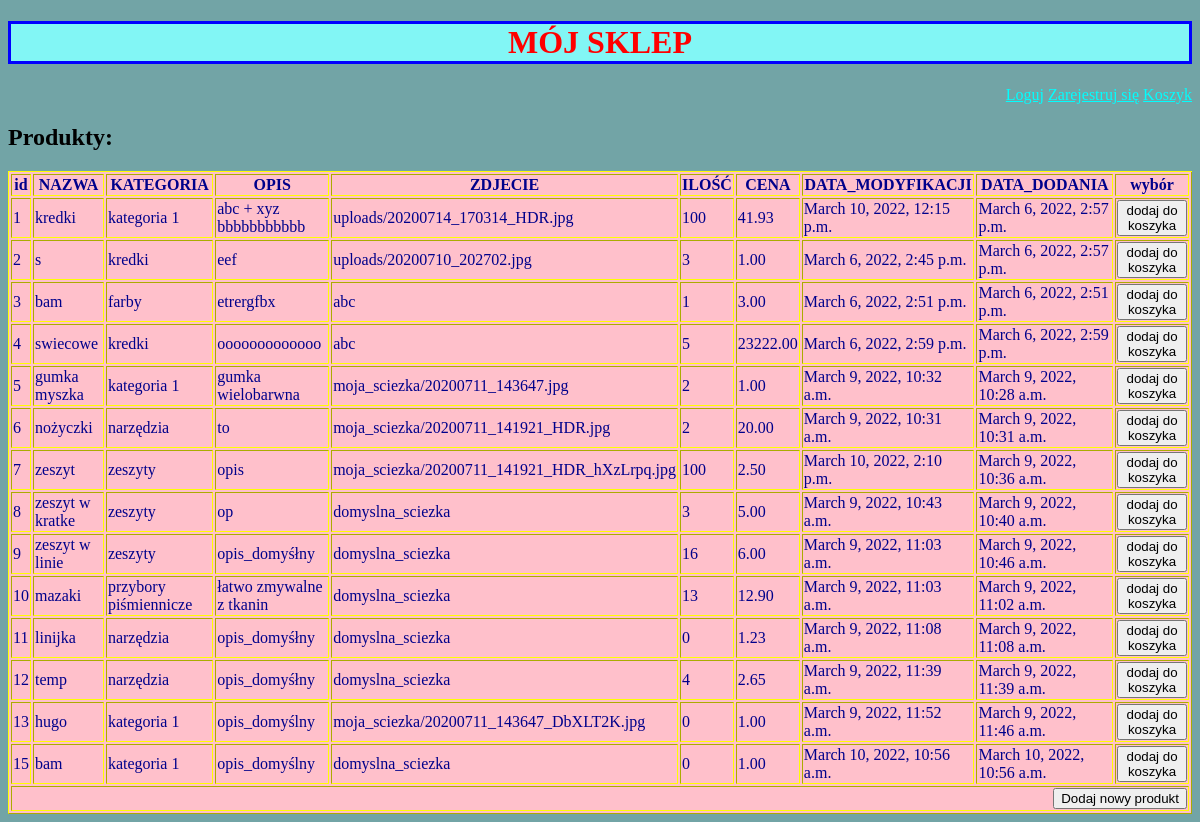
The app's page /produkt/, older data.
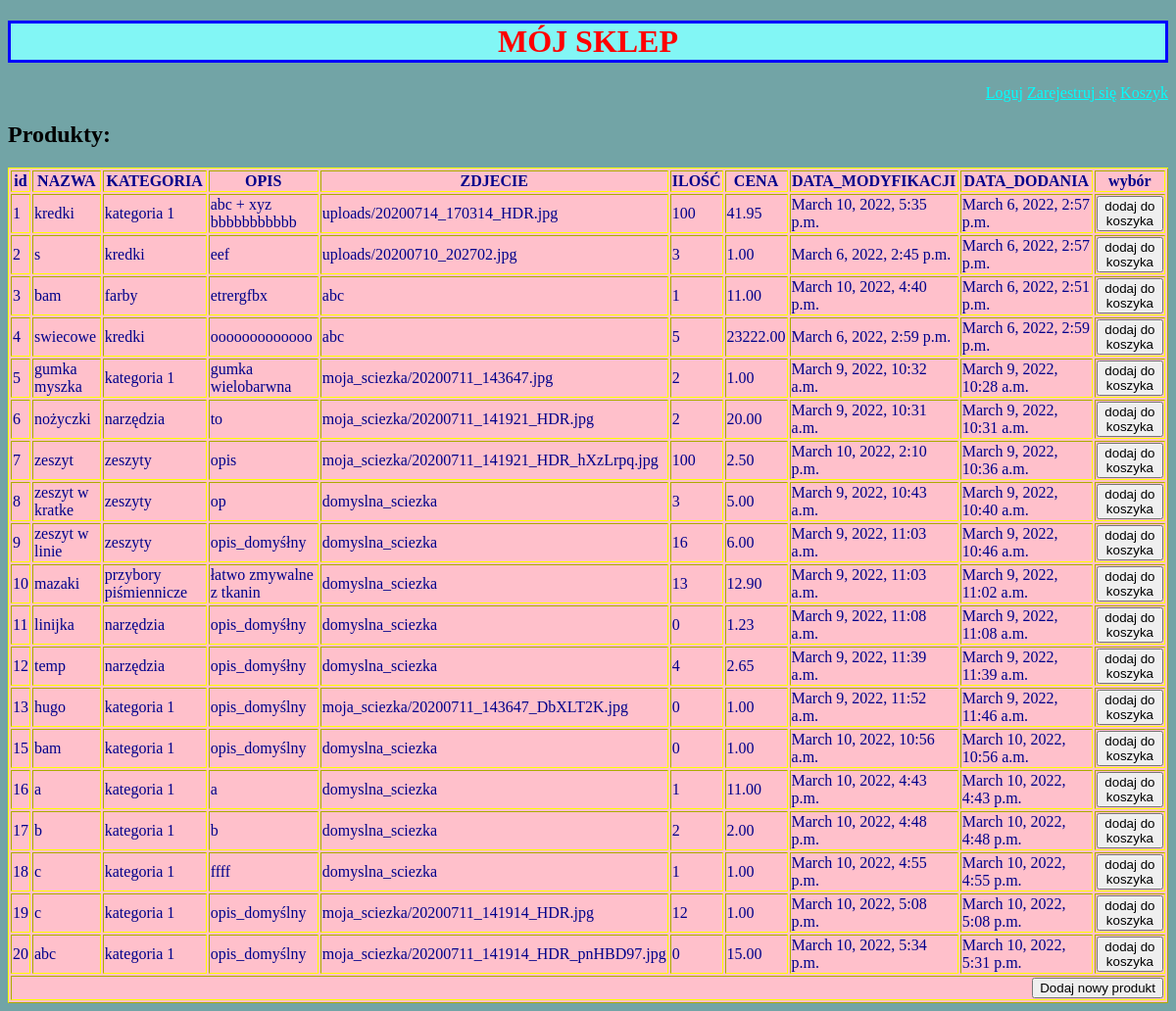
The same page, newer data.
### sklepApp/models.py (models this page shows, shortened)
class Produkt(models.Model):
    nazwa= models.CharField(max_length=200)
    kategoria= models.ForeignKey(Kategoria, on_delete=models.CASCADE)
    opis= models.TextField(default='opis_domyślny')
    zdjecie= models.ImageField(upload_to ='moja_sciezka/', default='domyslna_sciezka', null=True)
    ilosc_w_magazynie= models.IntegerField(default=0)
    cena= models.DecimalField(max_digits=7, decimal_places=2, default=1.00)
    data_dodania= models.DateTimeField(auto_now_add=True) #podczas tworzenia
    data_modyfikacji= models.DateTimeField(auto_now=True) #przy zapisie

class Kategoria(models.Model):
    nazwa= models.CharField(max_length=100)
    def __str__(self):
        return f'{self.nazwa}'

### sklepApp/views.py (the view)
# urls.py: path('produkt/', ProduktView.as_view(), name='produkt'),
class ProduktView(View):
    def get(self,request):
        return render(request,
                      template_name='produkt.html',
                      context={'produkty': Produkt.objects.all()},
                      )

### sklepApp/templates/produkt.html (shortened to what this page needs)
<!DOCTYPE html>
<html lang="en">
<head>
</head>
<body>
    {% extends 'base.html' %}
    {% block content %}
    <h2>Produkty:</h2>
        <table border="1" bgcolor="pink" style="border-top-style:double; border-color:yellow; color:darkblue">
            <tr>
                <th>id</th>
                <th>NAZWA</th>
                <th>KATEGORIA</th>
                <th>OPIS</th>
                <th>ZDJECIE</th>
                <th>ILOŚĆ</th>
                <th>CENA</th>
                <th>DATA_MODYFIKACJI</th>
                <th>DATA_DODANIA</th>
                <th>wybór</th>
            </tr>
            <tr>
                {% for produkt in produkty %}
                <td> {{ produkt.id }}</td>
                <td> {{ produkt.nazwa }}</td>
                <td> {{ produkt.kategoria }}</td>
                <td> {{ produkt.opis }}</td>
                <td> {{ produkt.zdjecie }}</td>
                <td> {{ produkt.ilosc_w_magazynie }}</td>
                <td> {{ produkt.cena }}</td>
                <td> {{ produkt.data_modyfikacji }}</td>
                <td> {{ produkt.data_dodania }}</td>
                <td> <button type="submit" class="dodaj">dodaj do koszyka</button> </td>
            </tr>
            {% endfor %}
            <tr>
                <td colspan="10" style="text-align:right" > <input type="submit" class="dodaj" value="Dodaj nowy produkt"></td>
            </tr>
        </table>
    {% endblock %}

### sklepApp/templates/base.html (shortened to what this page needs)
<!DOCTYPE html>
<html lang="en">
<head>
</head>
<body style="background:#72A4A6">
<h1 style="text-align:center; background-color:#82F6F5; color:red; border:3px solid blue">MÓJ SKLEP</h1>
<div style="text-align:right; color:red;" class="baza" id="baza">
    <a href="#" target="_blank" class="link" style="color:aqua">Loguj</a>
    <a href="#" target="_blank" class="link" style="color:aqua">Zarejestruj się</a>
    <a href="#" target="_blank" class="link" style="color:aqua">Koszyk</a>
</div>
{% block content %} {% endblock %}
</body>
</html>

Row changes from the older to the newer data that the page shows:
changed Produkt "abc + xyz bbbbbbbbbbb": cena "41.93" → "41.95"; data_modyfikacji "March 10, 2022, 12:15 p.m." → "March 10, 2022, 5:35 p.m."
changed Produkt "etrergfbx": cena "3.00" → "11.00"; data_modyfikacji "March 6, 2022, 2:51 p.m." → "March 10, 2022, 4:40 p.m."
added Produkt: id "16", nazwa "a", kategoria "kategoria 1", opis "a", zdjecie "domyslna_sciezka", ilosc_w_magazynie "1", cena "11.00", data_modyfikacji "March 10, 2022, 4:43 p.m.", data_dodania "March 10, 2022, 4:43 p.m."
added Produkt: id "17", nazwa "b", kategoria "kategoria 1", opis "b", zdjecie "domyslna_sciezka", ilosc_w_magazynie "2", cena "2.00", data_modyfikacji "March 10, 2022, 4:48 p.m.", data_dodania "March 10, 2022, 4:48 p.m."
added Produkt: id "18", nazwa "c", kategoria "kategoria 1", opis "ffff", zdjecie "domyslna_sciezka", ilosc_w_magazynie "1", cena "1.00", data_modyfikacji "March 10, 2022, 4:55 p.m.", data_dodania "March 10, 2022, 4:55 p.m."
added Produkt: id "19", nazwa "c", kategoria "kategoria 1", opis "opis_domyślny", zdjecie "moja_sciezka/20200711_141914_HDR.jpg", ilosc_w_magazynie "12", cena "1.00", data_modyfikacji "March 10, 2022, 5:08 p.m.", data_dodania "March 10, 2022, 5:08 p.m."
added Produkt: id "20", nazwa "abc", kategoria "kategoria 1", opis "opis_domyślny", zdjecie "moja_sciezka/20200711_141914_HDR_pnHBD97.jpg", ilosc_w_magazynie "0", cena "15.00", data_modyfikacji "March 10, 2022, 5:34 p.m.", data_dodania "March 10, 2022, 5:31 p.m."
